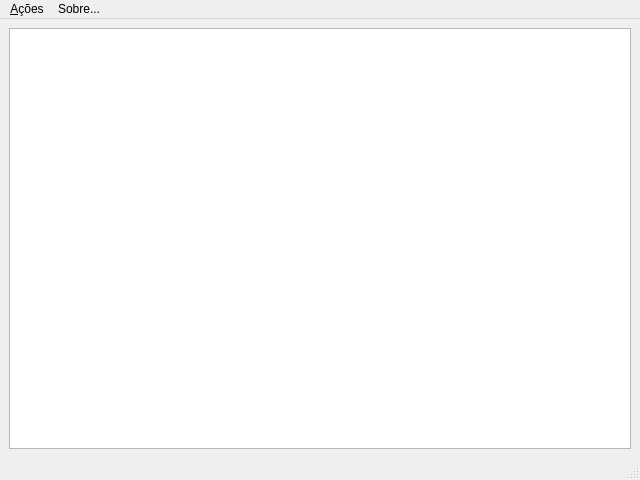
<?xml version="1.0" encoding="UTF-8"?>
<ui version="4.0">
 <class>MainWindow</class>
 <widget class="QMainWindow" name="MainWindow">
  <property name="geometry">
   <rect>
    <x>0</x>
    <y>0</y>
    <width>640</width>
    <height>480</height>
   </rect>
  </property>
  <property name="windowTitle">
   <string>Atualizador @dfso</string>
  </property>
  <widget class="QWidget" name="centralwidget">
   <layout class="QHBoxLayout" name="horizontalLayout">
    <item>
     <widget class="QListWidget" name="lista"/>
    </item>
   </layout>
  </widget>
  <widget class="QMenuBar" name="menubar">
   <property name="geometry">
    <rect>
     <x>0</x>
     <y>0</y>
     <width>640</width>
     <height>24</height>
    </rect>
   </property>
   <widget class="QMenu" name="menu_acoes">
    <property name="title">
     <string>&amp;Ações</string>
    </property>
    <addaction name="action_verificar"/>
   </widget>
   <widget class="QMenu" name="menu_sobre">
    <property name="title">
     <string>Sobre...</string>
    </property>
   </widget>
   <addaction name="menu_acoes"/>
   <addaction name="menu_sobre"/>
  </widget>
  <widget class="QStatusBar" name="statusbar"/>
  <action name="action_verificar">
   <property name="text">
    <string>&amp;Verificar atualizações</string>
   </property>
   <property name="shortcut">
    <string>F5</string>
   </property>
  </action>
 </widget>
 <resources/>
 <connections/>
</ui>
